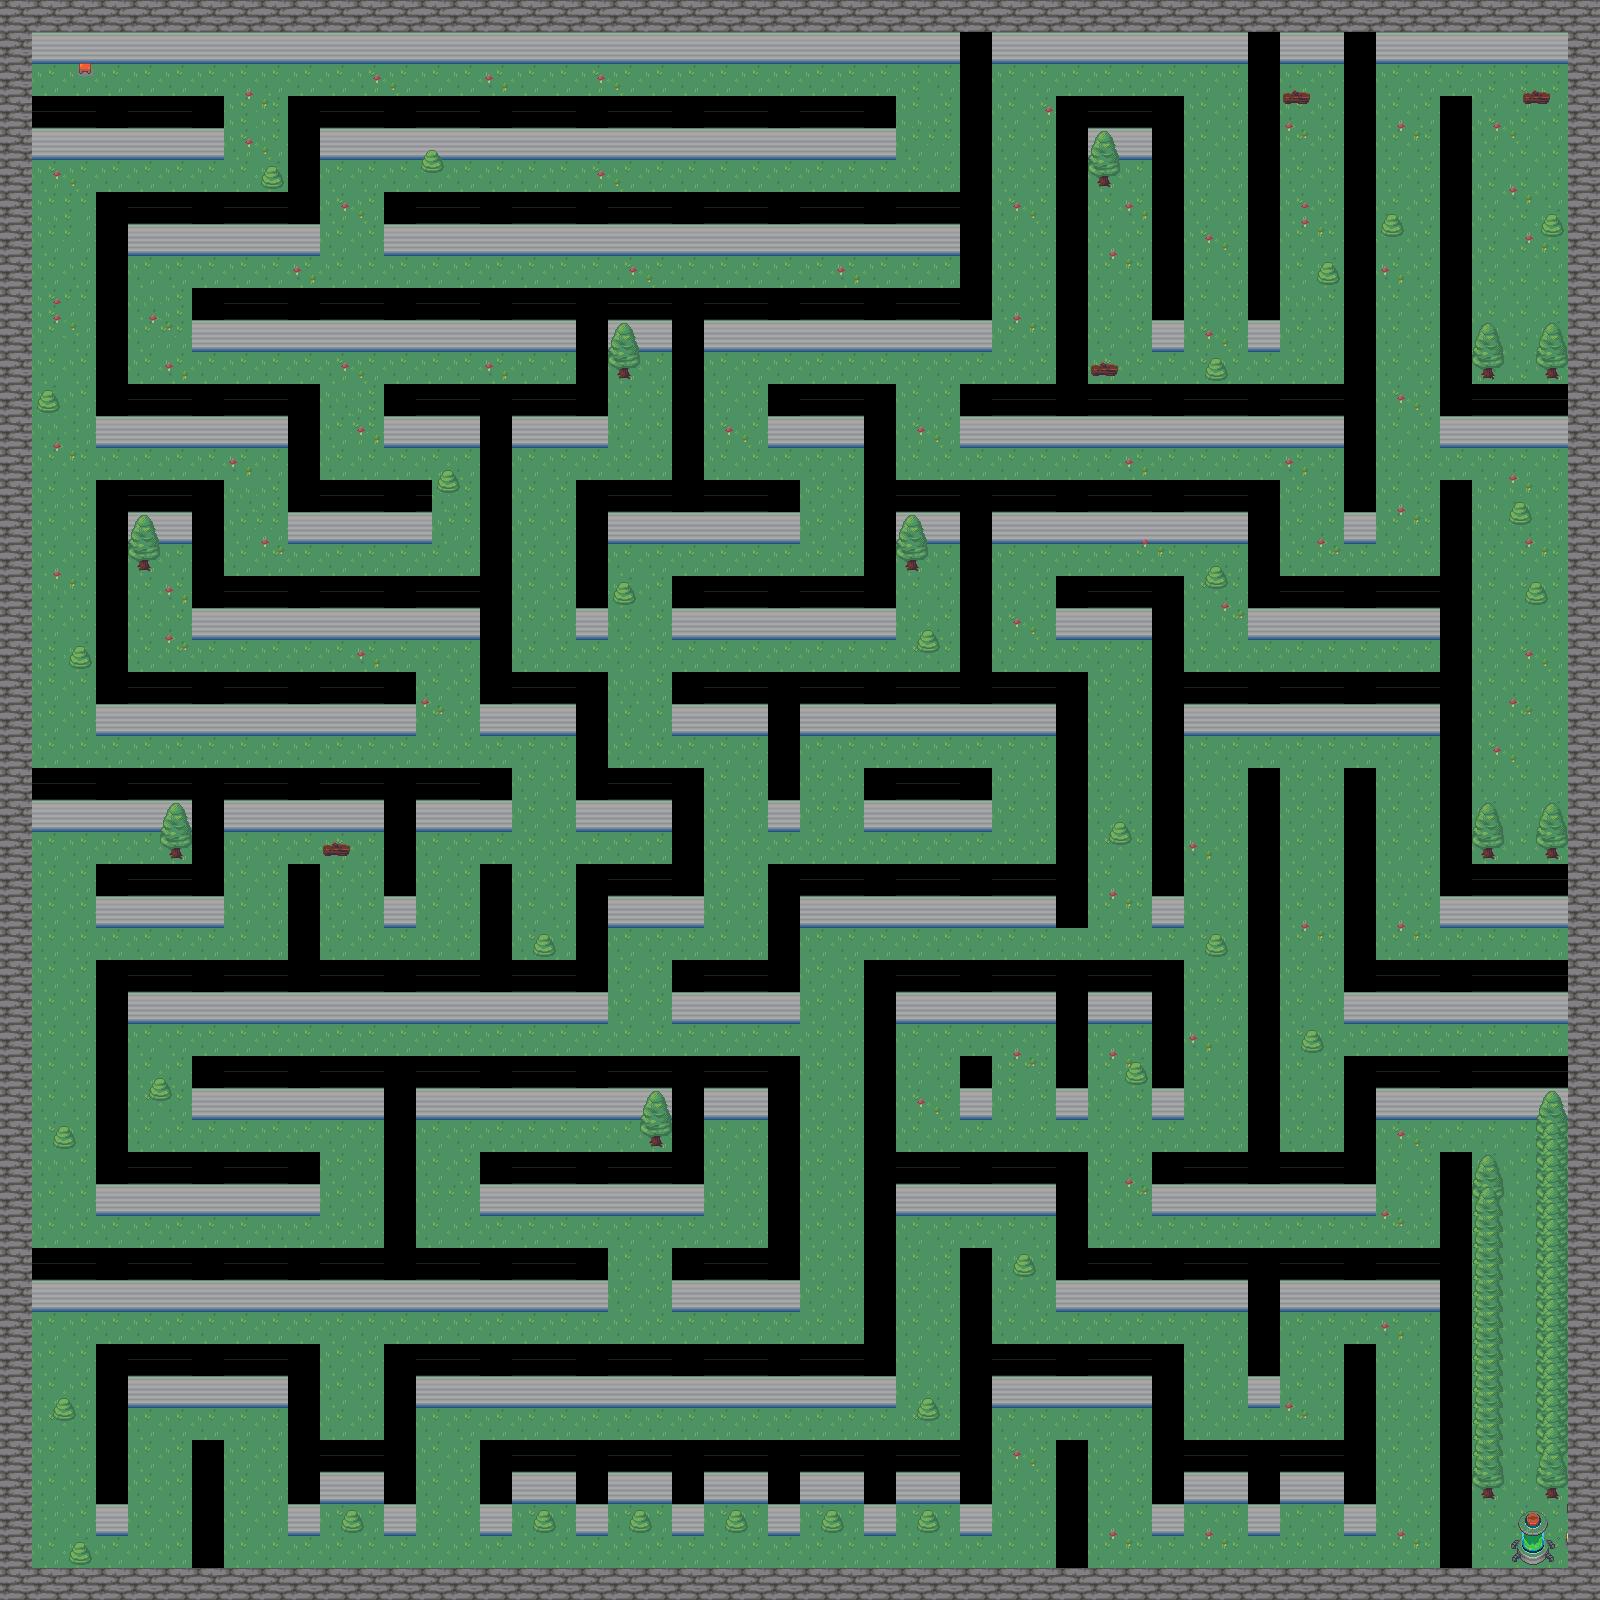

A level layout from a 2D game, rendered from its tile map. Below: a short description, then the map file with tile-grid data replaced by summaries:
An orthogonal 100x100 tile map with 16x16 px tiles, 5 tile layers (sol, bas walls_ext, accesoires, bonus, ...), 2 tilesets and 114 objects (111x collision, house2.tmx_spawn, zone_switch).

<map version="1.5" tiledversion="1.7.2" orientation="orthogonal" renderorder="right-down" width="100" height="100" tilewidth="16" tileheight="16" infinite="0" nextlayerid="10" nextobjectid="129">
 <tileset firstgid="1" source="nature.tsx" />
 <tileset firstgid="721" source="house.tsx" />
 <layer id="1" name="sol" width="100" height="100">
  <data>[10000 cells, 10000 non-empty, 4 distinct tile ids]</data>
 </layer>
 <layer id="2" name="bas walls_ext" width="100" height="100">
  <data>[10000 cells, 7900 non-empty, 40 distinct tile ids]</data>
 </layer>
 <layer id="8" name="accesoires" width="100" height="100">
  <data>[10000 cells, 312 non-empty, 24 distinct tile ids]</data>
 </layer>
 <layer id="9" name="bonus" width="100" height="100">
  <data>[10000 cells, 288 non-empty, 4 distinct tile ids]</data>
 </layer>
 <layer id="7" name="haut walls_ext" width="100" height="100">
  <data>[10000 cells, 3728 non-empty, 30 distinct tile ids]</data>
 </layer>
 <objectgroup id="4" name="objects">
  <object id="1" type="collision" x="3.72613" y="1.86306" width="1600" height="32" />
  <object id="2" type="collision" x="1568" y="32" width="32" height="1568" />
  <object id="3" type="collision" x="0" y="1568" width="1568" height="32" />
  <object id="4" type="collision" x="0" y="32" width="32" height="1536" />
  <object id="5" name="house2.tmx_spawn" x="64.5" y="74">
   <point />
  </object>
  <object id="7" type="collision" x="32" y="126" width="192" height="32" />
  <object id="8" type="collision" x="288" y="126" width="608" height="32" />
  <object id="9" type="collision" x="1056" y="126" width="128" height="32" />
  <object id="10" type="collision" x="96" y="222" width="224" height="32" />
  <object id="11" type="collision" x="384" y="222" width="608" height="32" />
  <object id="16" type="collision" x="192" y="318" width="800" height="32" />
  <object id="17" type="collision" x="96" y="414" width="224" height="32" />
  <object id="18" type="collision" x="384" y="414" width="224" height="32" />
  <object id="19" type="collision" x="768" y="414" width="128" height="32" />
  <object id="20" type="collision" x="960" y="414" width="416" height="32" />
  <object id="21" type="collision" x="1440" y="414" width="128" height="32" />
  <object id="22" type="collision" x="96" y="510" width="128" height="32" />
  <object id="23" type="collision" x="288" y="510" width="144" height="32" />
  <object id="24" type="collision" x="576" y="510" width="224" height="32" />
  <object id="25" type="collision" x="864" y="510" width="416" height="32" />
  <object id="26" type="collision" x="192" y="606" width="320" height="32" />
  <object id="27" type="collision" x="672" y="606" width="224" height="32" />
  <object id="28" type="collision" x="1056" y="606" width="128" height="32" />
  <object id="29" type="collision" x="1248" y="606" width="224" height="32" />
  <object id="30" type="collision" x="96" y="702" width="320" height="32" />
  <object id="31" type="collision" x="480" y="702" width="128" height="32" />
  <object id="32" type="collision" x="672" y="702" width="416" height="32" />
  <object id="33" type="collision" x="1152" y="702" width="320" height="32" />
  <object id="34" type="collision" x="32" y="798" width="480" height="32" />
  <object id="35" type="collision" x="576" y="798" width="128" height="32" />
  <object id="36" type="collision" x="864" y="798" width="128" height="32" />
  <object id="38" type="collision" x="96" y="894" width="128" height="32" />
  <object id="39" type="collision" x="576" y="894" width="128" height="32" />
  <object id="40" type="collision" x="768" y="894" width="320" height="32" />
  <object id="42" type="collision" x="1440" y="894" width="128" height="32" />
  <object id="43" type="collision" x="96" y="990" width="512" height="32" />
  <object id="44" type="collision" x="672" y="990" width="128" height="32" />
  <object id="45" type="collision" x="864" y="990" width="320" height="32" />
  <object id="46" type="collision" x="1344" y="990" width="224" height="32" />
  <object id="47" type="collision" x="192" y="1086" width="608" height="32" />
  <object id="48" type="collision" x="1344" y="1086" width="224" height="32" />
  <object id="49" type="collision" x="960" y="1086" width="32" height="32" />
  <object id="50" type="collision" x="96" y="1182" width="224" height="32" />
  <object id="51" type="collision" x="480" y="1182" width="224" height="32" />
  <object id="52" type="collision" x="864" y="1182" width="224" height="32" />
  <object id="53" type="collision" x="1152" y="1182" width="224" height="32" />
  <object id="54" type="collision" x="32" y="1278" width="576" height="32" />
  <object id="55" type="collision" x="672" y="1278" width="128" height="32" />
  <object id="56" type="collision" x="1056" y="1278" width="416" height="32" />
  <object id="57" type="collision" x="96" y="1374" width="224" height="32" />
  <object id="58" type="collision" x="384" y="1374" width="512" height="32" />
  <object id="60" type="collision" x="960" y="1374" width="224" height="32" />
  <object id="61" type="collision" x="288" y="1470" width="128" height="32" />
  <object id="62" type="collision" x="480" y="1470" width="512" height="32" />
  <object id="63" type="collision" x="1152" y="1470" width="224" height="32" />
  <object id="64" type="collision" x="288" y="158" width="32" height="64" />
  <object id="65" type="collision" x="96" y="254" width="32" height="160" />
  <object id="66" type="collision" x="96" y="542" width="32" height="160" />
  <object id="67" type="collision" x="96" y="1022" width="32" height="160" />
  <object id="68" type="collision" x="96" y="1406" width="32" height="128" />
  <object id="69" type="collision" x="288" y="446" width="32" height="64" />
  <object id="70" type="collision" x="192" y="542" width="32" height="64" />
  <object id="71" type="collision" x="192" y="830" width="32" height="64" />
  <object id="72" type="collision" x="192" y="1470" width="32" height="128" />
  <object id="73" type="collision" x="288" y="894" width="32" height="96" />
  <object id="74" type="collision" x="288" y="1406" width="32" height="128" />
  <object id="75" type="collision" x="384" y="830" width="32" height="96" />
  <object id="76" type="collision" x="384" y="1118" width="32" height="160" />
  <object id="77" type="collision" x="384" y="1406" width="32" height="128" />
  <object id="78" type="collision" x="480" y="446" width="32" height="256" />
  <object id="79" type="collision" x="480" y="894" width="32" height="96" />
  <object id="80" type="collision" x="480" y="1502" width="32" height="32" />
  <object id="81" type="collision" x="576" y="350" width="32" height="64" />
  <object id="82" type="collision" x="576" y="542" width="32" height="96" />
  <object id="83" type="collision" x="576" y="734" width="32" height="64" />
  <object id="84" type="collision" x="576" y="926" width="32" height="64" />
  <object id="85" type="collision" x="576" y="1502" width="32" height="32" />
  <object id="86" type="collision" x="672" y="350" width="32" height="160" />
  <object id="87" type="collision" x="672" y="830" width="32" height="64" />
  <object id="88" type="collision" x="672" y="1118" width="32" height="64" />
  <object id="89" type="collision" x="672" y="1502" width="32" height="32" />
  <object id="90" type="collision" x="768" y="734" width="32" height="96" />
  <object id="91" type="collision" x="768" y="926" width="32" height="64" />
  <object id="92" type="collision" x="768" y="1118" width="32" height="160" />
  <object id="93" type="collision" x="768" y="1502" width="32" height="32" />
  <object id="94" type="collision" x="864" y="446" width="32" height="160" />
  <object id="95" type="collision" x="864" y="1022" width="32" height="352" />
  <object id="97" type="collision" x="864" y="1502" width="32" height="32" />
  </objectgroup>
</map>
<!-- 26 of 114 objects omitted -->
